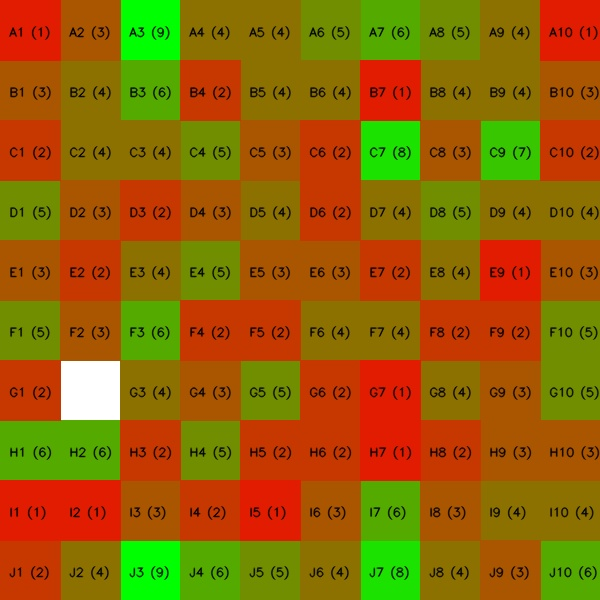
#> input picture SeaBattle2 Python Computer Vision/heatmaps/Heatmap - 19 images - 12Jul.jpg, 600 x 600 px; its folder holds only this picture in this run
$ python -i load_data.py   (imports and definitions only)
#> lines starting #> are read from the running program, lines starting #| are printed output that depends on the picture; after the words box and inside, x2 and y2 are one past the last pixel; in counts of white or black regions, pixels touching at a corner belong together
import glob
import cv2
import numpy as np
import pandas as pd

def reset_db():
    """
    Reset the database by setting the 'count' of all cells to 0.
    """
    df = pd.read_csv("SeaBattle2.csv")
    df['count'] = 0
    df.to_csv('SeaBattle2.csv', index=False)

def update_db(cell_name):
    """
    Update the database by incrementing the 'count' of the specified cell.

    Args:
        cell_name (str): The name of the cell to update.
    """
    df = pd.read_csv("SeaBattle2.csv")
    df.loc[df['cell_name'] == cell_name, 'count'] += 1
    df.to_csv('SeaBattle2.csv', index=False)

def one_image(path, update=False, reset=False, show=False):
    """
    Process a single image to analyze cell opacities, update the database,
    and optionally display the processed image with overlays.

    Args:
        path (str): The path to the image to process.
        update (bool): Whether to update the database.
        reset (bool): Whether to reset the database before processing.
        show (bool): Whether to display the processed image.
    """
#> called with path = 'heatmaps/Heatmap - 19 images - 12Jul.jpg', update = False, reset = False, show = False
    if reset:
        reset_db()

    image_path = path
    img = cv2.imread(image_path)
#> img is the input picture: shape (600, 600, 3); mean B, G, R 4.3, 99.7, 149
    img_gray = cv2.cvtColor(img, cv2.COLOR_BGR2GRAY)
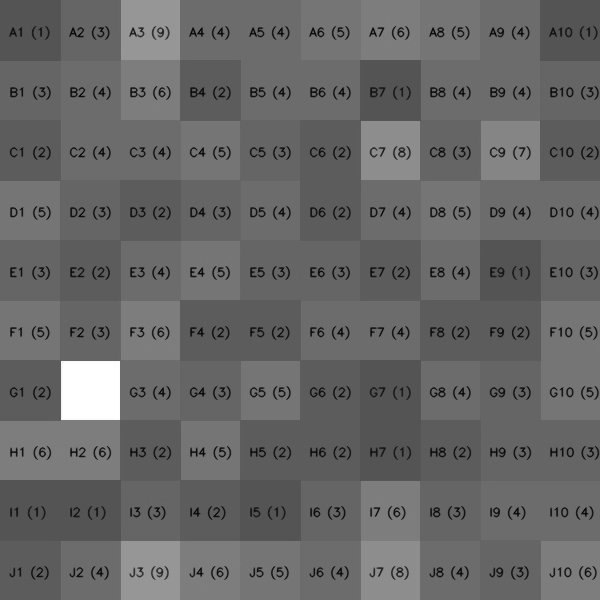
#> img_gray: shape (600, 600); min 4, max 255, mean 103.5

    rows, cols = 10, 10
    cell_size = 79  # Adjust this value based on your preference

    char_dict = {i: chr(ord('A') + i) for i in range(10)}

    # Create a new three-channel image with the same dimensions as the grayscale image
    img_gray_colored = cv2.cvtColor(img_gray, cv2.COLOR_GRAY2BGR)

    # Draw grid lines
    for i in range(0, rows * cell_size, cell_size):
        cv2.line(img_gray_colored, (0, i), (cols * cell_size, i), (0, 255, 0), 1)  # Green horizontal lines
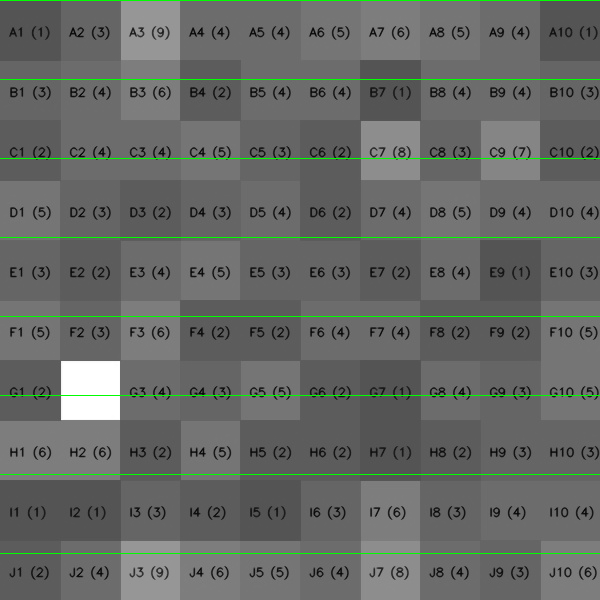
#> img_gray_colored: shape (600, 600, 3); mean B, G, R 102.1, 105.5, 102.1
    for j in range(0, cols * cell_size, cell_size):
        cv2.line(img_gray_colored, (j, 0), (j, rows * cell_size), (0, 255, 0), 1)  # Green vertical lines
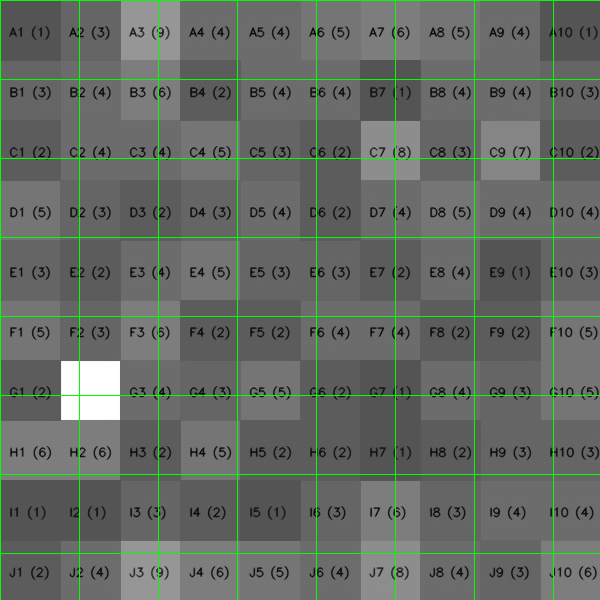
#> img_gray_colored: shape (600, 600, 3); 1.32% of pixels changed, all inside (x1, y1, x2, y2) = (0, 1, 554, 600)

    # Draw circles in cells based on opacity sum
    for i in range(0, rows * cell_size, cell_size):
        for j in range(0, cols * cell_size, cell_size):
            cell = img_gray[i:i + cell_size, j:j + cell_size]
            opacity_sum = np.sum(cell)
            cell_name = f"{char_dict[i // cell_size]}{j // cell_size}"

            if opacity_sum <= 1020000:  # Adjust threshold as needed
                color = (0, 255, 0)  # Green color
                if update:
                    update_db(cell_name)
            else:
                color = (0, 0, 255)  # Red color

            center = (j + cell_size // 2, i + cell_size // 2)
            cv2.circle(img_gray_colored, center, 10, color, -1)  # Draw filled circle
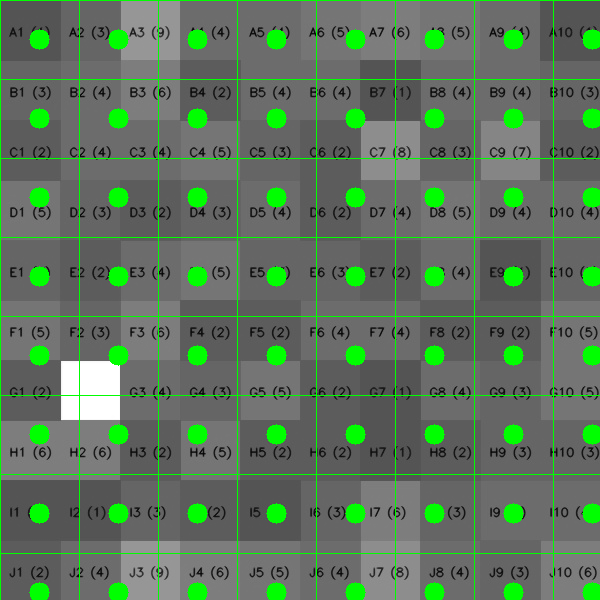
#> img_gray_colored: shape (600, 600, 3); 5.53% of pixels changed, all inside (x1, y1, x2, y2) = (29, 29, 600, 600)

    if show:
        result_img = cv2.addWeighted(img_gray_colored, 0.7, img, 0.3, 0)
        scaled_img_gray_colored = cv2.resize(result_img, (0, 0), fx=0.8, fy=0.8)
        cv2.imshow('Overlay Result', scaled_img_gray_colored)
        cv2.waitKey(0)
        cv2.destroyAllWindows()

def process_images():
    """
    Process all images in the 'images' folder, update the database,
    and return the number of images processed.

    Returns:
        int: The number of images processed.
    """
    data_images = glob.glob("images/*.jpg")
    for img in data_images:
        one_image(img, update=True, reset=False, show=False)
    return len(data_images)

>>> result = one_image('heatmaps/Heatmap - 19 images - 12Jul.jpg')
